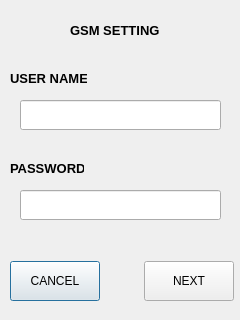
<?xml version="1.0" encoding="UTF-8"?>
<ui version="4.0">
 <class>Gsm</class>
 <widget class="QDialog" name="Gsm">
  <property name="geometry">
   <rect>
    <x>0</x>
    <y>0</y>
    <width>240</width>
    <height>320</height>
   </rect>
  </property>
  <property name="windowTitle">
   <string>Dialog</string>
  </property>
  <widget class="QWidget" name="layoutWidget">
   <property name="geometry">
    <rect>
     <x>10</x>
     <y>260</y>
     <width>224</width>
     <height>42</height>
    </rect>
   </property>
   <layout class="QHBoxLayout" name="horizontalLayout">
    <item>
     <widget class="QPushButton" name="pbCancel">
      <property name="minimumSize">
       <size>
        <width>90</width>
        <height>40</height>
       </size>
      </property>
      <property name="text">
       <string>CANCEL</string>
      </property>
     </widget>
    </item>
    <item>
     <spacer name="horizontalSpacer">
      <property name="orientation">
       <enum>Qt::Horizontal</enum>
      </property>
      <property name="sizeHint" stdset="0">
       <size>
        <width>40</width>
        <height>20</height>
       </size>
      </property>
     </spacer>
    </item>
    <item>
     <widget class="QPushButton" name="pbNext">
      <property name="minimumSize">
       <size>
        <width>90</width>
        <height>40</height>
       </size>
      </property>
      <property name="text">
       <string>NEXT</string>
      </property>
     </widget>
    </item>
   </layout>
  </widget>
  <widget class="QLabel" name="lTitle">
   <property name="geometry">
    <rect>
     <x>70</x>
     <y>20</y>
     <width>111</width>
     <height>20</height>
    </rect>
   </property>
   <property name="font">
    <font>
     <pointsize>10</pointsize>
     <weight>75</weight>
     <bold>true</bold>
    </font>
   </property>
   <property name="text">
    <string>GSM SETTING</string>
   </property>
  </widget>
  <widget class="QLabel" name="label_2">
   <property name="geometry">
    <rect>
     <x>10</x>
     <y>70</y>
     <width>77</width>
     <height>17</height>
    </rect>
   </property>
   <property name="font">
    <font>
     <pointsize>10</pointsize>
     <weight>75</weight>
     <bold>true</bold>
    </font>
   </property>
   <property name="text">
    <string>USER NAME</string>
   </property>
  </widget>
  <widget class="QLineEdit" name="leName">
   <property name="geometry">
    <rect>
     <x>20</x>
     <y>100</y>
     <width>201</width>
     <height>30</height>
    </rect>
   </property>
  </widget>
  <widget class="QLineEdit" name="lePwd">
   <property name="geometry">
    <rect>
     <x>20</x>
     <y>190</y>
     <width>201</width>
     <height>30</height>
    </rect>
   </property>
  </widget>
  <widget class="QLabel" name="label_3">
   <property name="geometry">
    <rect>
     <x>10</x>
     <y>160</y>
     <width>74</width>
     <height>17</height>
    </rect>
   </property>
   <property name="font">
    <font>
     <pointsize>10</pointsize>
     <weight>75</weight>
     <italic>false</italic>
     <bold>true</bold>
    </font>
   </property>
   <property name="text">
    <string>PASSWORD</string>
   </property>
  </widget>
  <zorder>label_2</zorder>
  <zorder>leName</zorder>
  <zorder>lePwd</zorder>
  <zorder>label_3</zorder>
  <zorder>layoutWidget</zorder>
  <zorder>lTitle</zorder>
 </widget>
 <resources/>
 <connections/>
</ui>
